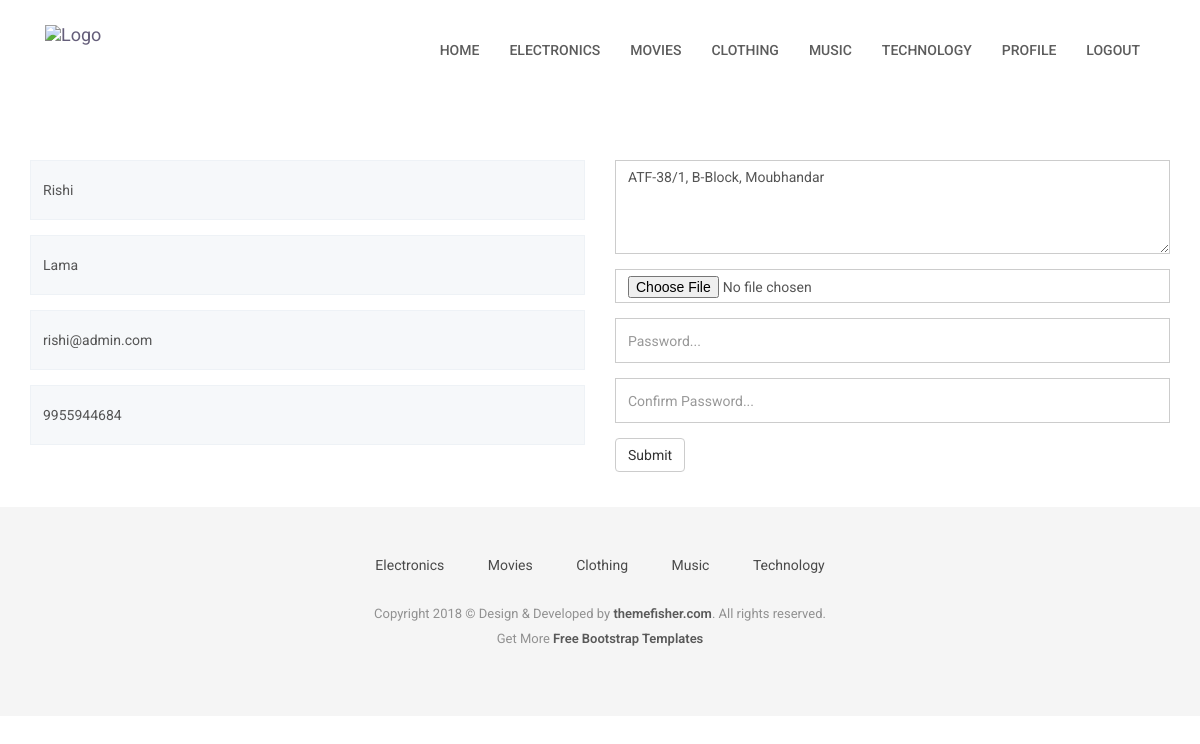
The page /user-profile (signed in) on the database its author committed.
### category/models.py (models this page shows, shortened)
class Category(models.Model):
    title = models.CharField(max_length=255)
    status = models.BooleanField(default=True)

### user_profile/models.py (models this page shows, shortened)
class UserProfile(models.Model):
    user = models.ForeignKey(User, on_delete=models.CASCADE)
    profile_picture = models.ImageField(upload_to='profile picture', null=True, blank=True)
    address = models.TextField(null=True, blank=True)
    mobile_no = models.CharField(max_length=10)

### account/views.py (the view)
# urls.py: path('user-profile', views.userProfile, name="userProfile"),
def userProfile(request):
    if request.method == 'POST':
        firstName = request.POST.get('first_name')
        lastName = request.POST.get('last_name')
        email = request.POST.get('email')
        mobileNo = request.POST.get('mobile_no')
        address = request.POST.get('address')
        password = request.POST.get('password')
        confirmPassword = request.POST.get('confirm_password')
        profilePicture = request.FILES.get('profile_picture')
        userProfileObject = UserProfile.objects.get(user=request.user)
        if password != "" and confirmPassword != "":
            if password == confirmPassword:
                request.user.set_password(password)
            else:
                messages.error(request, 'Password does not match with the confirm password')
                return redirect('userProfile')
        user = request.user
        userProfileObject.address = address
        userProfileObject.profile_picture = profilePicture
        messages.success(request, 'Profile is updated')
        userProfileObject.save()
        request.user.first_name = firstName
        request.user.last_name = lastName
        request.user.email = email
        userProfileObject.mobile_no = mobileNo
        request.user.save()
        login(request, user)
        return redirect('userProfile')
    else:
        navigation_categories = Category.objects.filter(status=True).order_by('-id')[:5]
        userProfileObject,_ = UserProfile.objects.get_or_create(user=request.user)
        return render(request, 'userProfile.html', {
            'navigation_categories':navigation_categories,
            'userProfile' : userProfileObject,
        })

### templates/userPRofile.html (shortened to what this page needs)
{% extends 'base.html' %}
{% block content %}
    <section class="contact-form">
    <div class="container">
        <div class="row">
            <form id="contact-form" novalidate="novalidate" action="{% url 'userProfile' %}" method="POST" enctype="multipart/form-data">
                <div class="col-md-6 col-sm-12">
                    <div class="block">
                        <div class="form-group">
                            <input name="first_name" type="text" class="form-control" placeholder="First Name" value="{{request.user.first_name}}">
                        </div>
                        <div class="form-group">
                            <input name="last_name" type="text" class="form-control" placeholder="Last Name" value="{{request.user.last_name}}">
                        </div>
                        <div class="form-group">
                            <input name="email" type="email" class="form-control" placeholder="Email Address" value="{{request.user.email}}">
                        </div>
                        <div class="form-group">
                            <input name="mobile_no" type="number" class="form-control" placeholder="Mobile Number" value="{{userProfile.mobile_no}}">
                        </div>
                    </div>
                </div>
                <div class="col-md-6 col-sm-12">
                    <div class="form-group">
                        <textarea name="address" class="form-control" rows="4" placeholder="Address">{{userProfile.address}}</textarea>
                    </div>
                    <div class="form-group">
                        <input type="file" name="profile_picture" class="form-control" value="{{userProfile.profile_picture}}">
                    </div>
                    <div class="form-group">
                        <input name="password" type="password" class="form-control" placeholder="Password...">
                    </div>
                    <div class="form-group">
                        <input name="confirm_password" type="password" class="form-control" placeholder="Confirm Password...">
                    </div>
                    <button class="btn btn-default" type="submit">Submit</button>
                </div>
            </form>
        </div>
    </div>
</section>
{% endblock %}

### templates/base.html (shortened to what this page needs)
{% load static %}
<!DOCTYPE html>
<html class="no-js">
<head>
    <link rel="stylesheet" href="{% static 'plugins/bootstrap/bootstrap.min.css' %}">
    <link rel="stylesheet" href="{% static 'plugins/Ionicons/css/ionicons.min.css' %}">
    <link rel="stylesheet" href="{% static 'plugins/animate-css/animate.css' %}">
    <link rel="stylesheet" href="{% static 'plugins/magnific-popup/magnific-popup.css' %}">
    <link rel="stylesheet" href="{% static 'plugins/slick/slick.css' %}">
    <link rel="stylesheet" href="{% static 'css/style.css' %}">
</head>
<body id="body">
    <header class="navigation">
        <div class="container">
            <div class="row">
                <div class="col-md-12">
                    <nav class="navbar">
                        <div class="container-fluid">
                            <div class="navbar-header">
                                <a class="navbar-brand" href="{% url 'homePage' %}">
                                    <img src="{% static 'images/logo.png' %}" alt="Logo">
                                </a>
                            </div>
                            <div class="collapse navbar-collapse" id="bs-example-navbar-collapse-1">
                                <ul class="nav navbar-nav navbar-right">
                                    <li><a href="{% url 'homePage' %}">Home</a></li>
                                    {% for category in navigation_categories %}
                                        <li><a href="{% url 'categoryQuestion' category_id=category.id%}">{{category.title|title}}</a></li>
                                    {% endfor %}
                                    {% if request.user.is_authenticated %}
                                        <li><a href="{% url 'userProfile' %}">Profile</a></li>
                                        <li><a href="#">Logout</a></li>
                                    {% else %}
                                        <li><a href="{% url 'userLogin' %}">Login</a></li>
                                        <li><a href="{% url 'userRegistration' %}">Registration</a></li>
                                    {% endif %}
                                </ul>
                            </div>
                        </div>
                    </nav>
                </div>
            </div>
        </div>
    </header>
    {% block content %}
    {% endblock content %}
    <footer class="footer">
        <div class="container">
            <div class="row">
                <div class="col-md-12">
                    <div class="footer-manu">
                        <ul>
                            {% for category in navigation_categories %}
                                <li><a href="{% url 'categoryQuestion' category_id=category.id%}">{{category.title|title}}</a></li>
                            {% endfor %}
                        </ul>
                    </div>
                    <p class="copyright">Copyright 2018 &copy; Design & Developed by <a
                            href="http://www.themefisher.com">themefisher.com</a>. All rights reserved.
                        <br>
                        Get More <a href="https://themefisher.com/free-bootstrap-templates/" target="_blank">Free
                            Bootstrap
                            Templates</a>
                    </p>
                </div>
            </div>
        </div>
    </footer>
</body>
</html>

### redditClone/assets/css/style.css (style rules this page uses)
body { line-height: 1.5; font-family: "Roboto", sans-serif; -webkit-font-smoothing: antialiased; }
p { color: #7B7B7B; font-size: 15px; font-family: "Roboto", sans-serif; }
ol, ul { margin: 0; padding: 0; list-style: none; }
a, a:focus, a:hover { text-decoration: none; outline: 0; color: #655E7A; }
input[type="email"], input[type="password"], input[type="text"], input[type="tel"] { box-shadow: none; height: 45px; outline: none; font-size: 14px; }
.form-control { box-shadow: none; border-radius: 0; }
header { background: #fff; padding: 20px 0; }
header .navbar { margin-bottom: 0px; border: 0px; }
header .navbar-brand { padding-top: 5px; }
.navigation { background: #fff; padding: 20px 0; }
.navigation .navbar { margin-bottom: 0px; border: 0px; }
.navigation .navbar-brand { padding-top: 5px; }
.navigation .navbar { background: none; border: 0px; }
.navigation .navbar .navbar-nav { padding-top: 10px; }
.navigation .navbar .navbar-nav > li > a { color: #5C5C5C; padding: 10px 15px; font-weight: 500; font-size: 14px; text-transform: uppercase; }
.contact-form { padding-top: 70px; padding-bottom: 35px; }
.contact-form .block .form-group { padding-bottom: 15px; margin: 0px; }
.contact-form .block .form-group .form-control { background: #F6F8FA; height: 60px; border: 1px solid #EEF2F6; box-shadow: none; width: 100%; }
.footer { background: #F5F5F5; text-align: center; padding-top: 48px; padding-bottom: 55px; }
.footer p { font-size: 13px; line-height: 25px; color: #919191; }
.footer a { color: #595959; }
.footer .footer-manu { padding-bottom: 25px; }
.footer .footer-manu ul { margin: 0px; padding: 0px; }
.footer .footer-manu ul li { display: inline-block; padding: 0px 20px; }
.footer .footer-manu ul li a { display: inline-block; color: #494949; }
.footer .copyright a { font-weight: 600; }

### rows shown on the page
Category: title "ELECTRONICS", title "Electronics"
Category: title "MOVIES", title "Movies"
Category: title "CLOTHING", title "Clothing"
Category: title "MUSIC", title "Music"
Category: title "TECHNOLOGY", title "Technology"
UserProfile: mobile_no "9955944684", address "ATF-38/1, B-Block, Moubhandar"
